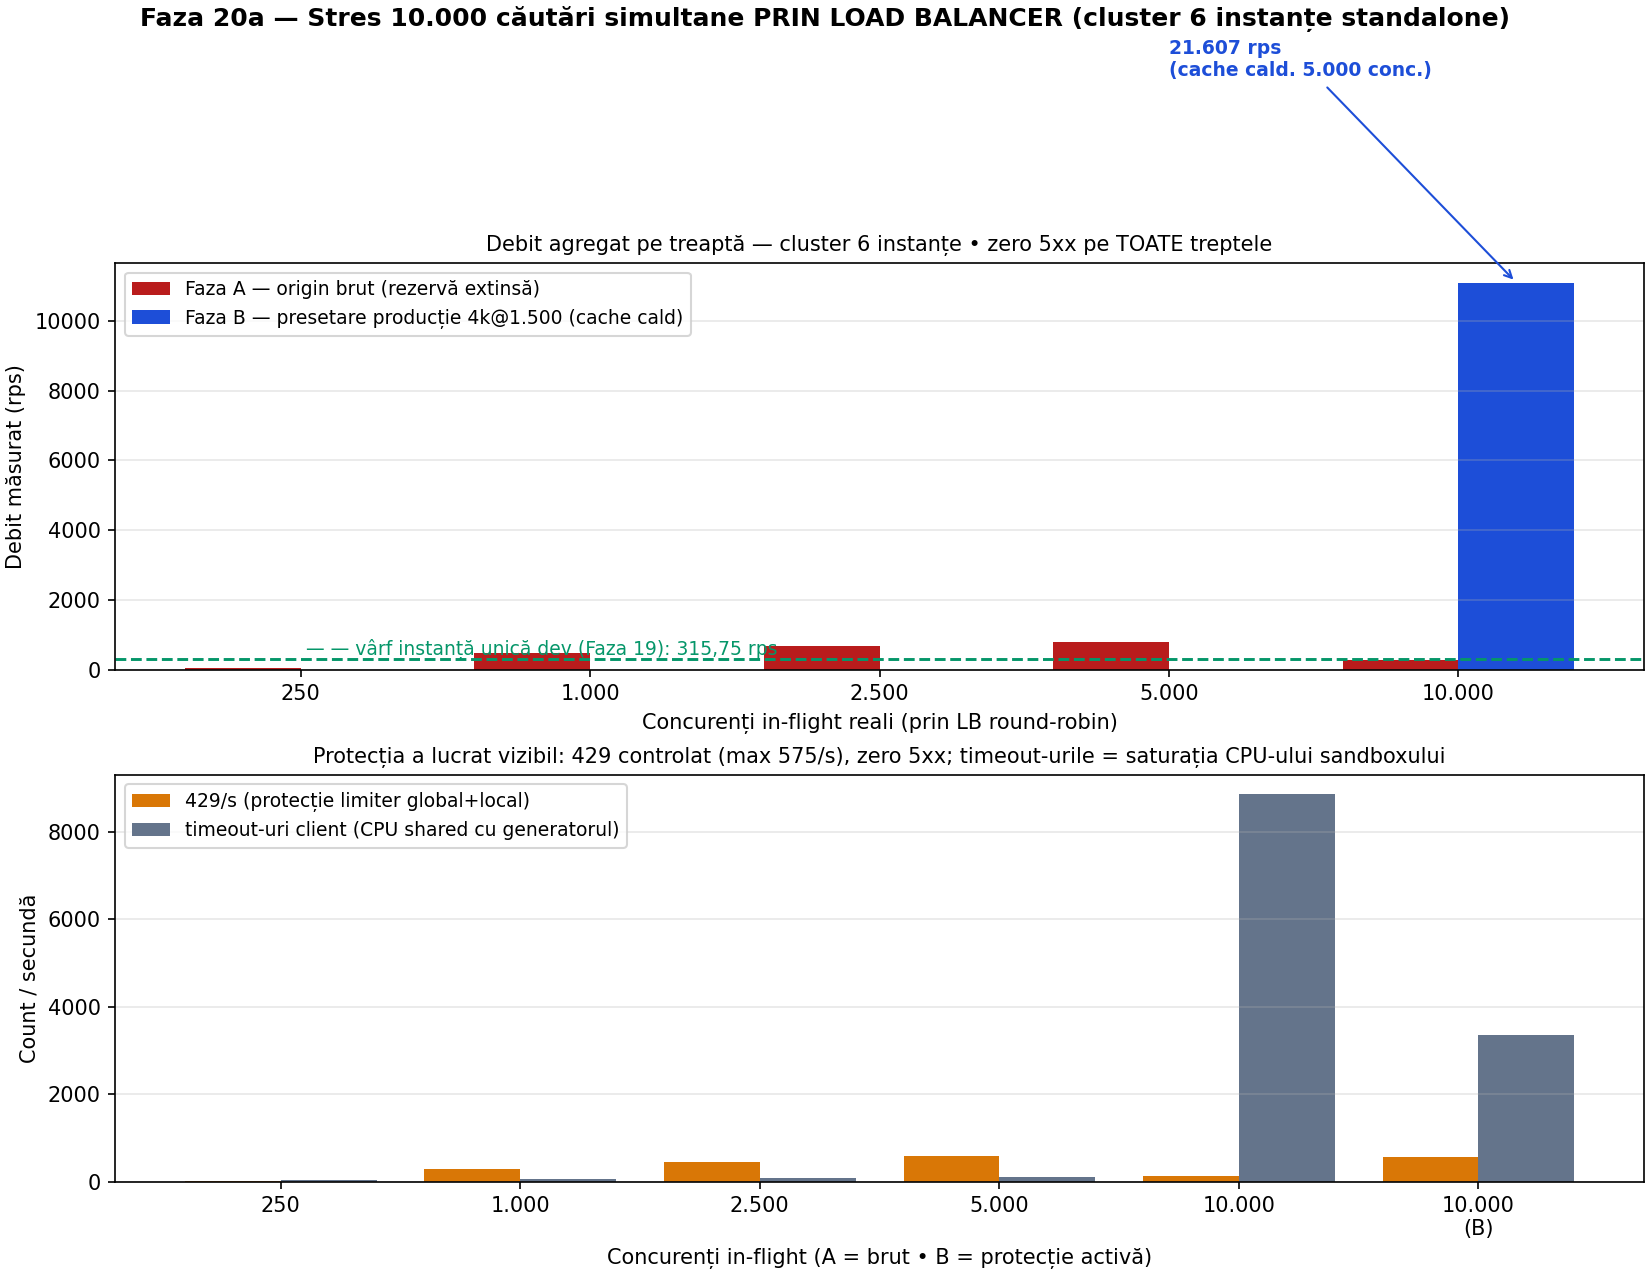

The Python source for this figure:
# FAZA 20a — grafic comparativ: cluster 6 instanțe prin LB (Faza 20) vs instanță unică dev (Faza 19)
import json
import matplotlib.font_manager as fm
fm.fontManager.addfont('/usr/share/fonts/truetype/dejavu/DejaVuSans.ttf')
import matplotlib.pyplot as plt
plt.rcParams['font.sans-serif'] = ['DejaVu Sans']
plt.rcParams['axes.unicode_minus'] = False

d = json.load(open('/home/z/my-project/scripts/stress-results-f20.json'))
stages = d['stages']
a = [s for s in stages if s['targetConcurrency'] in (250, 1000, 2500, 5000, 10000)][:5]
b = stages[5:]

fig, (ax1, ax2) = plt.subplots(2, 1, figsize=(11, 8.5), constrained_layout=True)
fig.suptitle('Faza 20a — Stres 10.000 căutări simultane PRIN LOAD BALANCER (cluster 6 instanțe standalone)', fontsize=12, fontweight='bold')

labels = ['250', '1.000', '2.500', '5.000', '10.000']
x = range(len(labels))

# Panoul 1: rps pe treaptă (faza A = origin brut, faza B = cache cald + presetare producție)
rps_a = [s['rps'] for s in a]
ax1.bar([i - 0.2 for i in x], rps_a, width=0.4, label='Faza A — origin brut (rezervă extinsă)', color='#b91c1c')
rps_b = [b[0]['rps'], b[1]['rps']]
ax1.bar([4 + 0.2], [rps_b[1]], width=0.4, label='Faza B — presetare producție 4k@1.500 (cache cald)', color='#1d4ed8')
ax1.annotate(f"{rps_b[0]:,.0f} rps\n(cache cald, 5.000 conc.)".replace(',', '.'), xy=(4 + 0.2, rps_b[1]), xytext=(3.0, 17000),
             arrowprops=dict(arrowstyle='->', color='#1d4ed8'), fontsize=9, color='#1d4ed8', fontweight='bold')
ax1.axhline(315.75, color='#059669', linestyle='--', linewidth=1.4)
ax1.text(0.02, 430, '— — vârf instanță unică dev (Faza 19): 315,75 rps', fontsize=9, color='#059669')
ax1.set_xticks(list(x)); ax1.set_xticklabels(labels)
ax1.set_xlabel('Concurenți in-flight reali (prin LB round-robin)')
ax1.set_ylabel('Debit măsurat (rps)')
ax1.set_title('Debit agregat pe treaptă — cluster 6 instanțe • zero 5xx pe TOATE treptele', fontsize=10)
ax1.legend(loc='upper left', fontsize=9)
ax1.grid(axis='y', alpha=0.3)

# Panoul 2: protecția (429/s) + timeouts
s429 = [s['server']['rps429'] for s in a] + [b[1]['server']['rps429']]
tos = [s['timeouts'] for s in a] + [b[1]['timeouts']]
ax2.bar([i - 0.2 for i in range(6)], s429, width=0.4, label='429/s (protecție limiter global+local)', color='#d97706')
ax2.bar([i + 0.2 for i in range(6)], tos, width=0.4, label='timeout-uri client (CPU shared cu generatorul)', color='#64748b')
ax2.set_xticks(range(6)); ax2.set_xticklabels(labels + ['10.000\n(B)'])
ax2.set_xlabel('Concurenți in-flight (A = brut • B = protecție activă)')
ax2.set_ylabel('Count / secundă')
ax2.set_title('Protecția a lucrat vizibil: 429 controlat (max 575/s), zero 5xx; timeout-urile = saturația CPU-ului sandboxului', fontsize=10)
ax2.legend(loc='upper left', fontsize=9)
ax2.grid(axis='y', alpha=0.3)

fig.savefig('/home/z/my-project/scripts/stress-chart-f20.png', dpi=150)
print('grafic salvat: scripts/stress-chart-f20.png')
